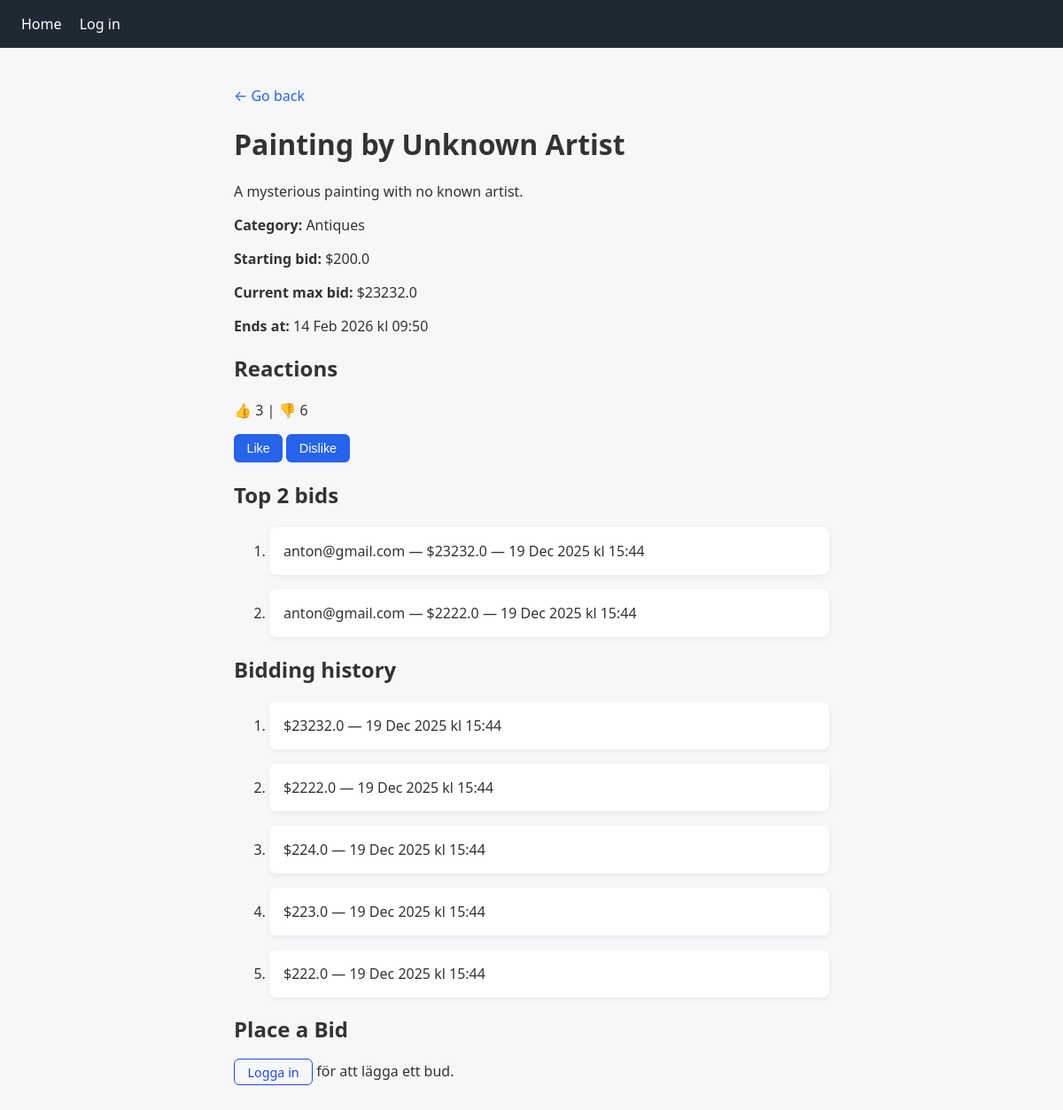
The app's page /auctions/3, older data.
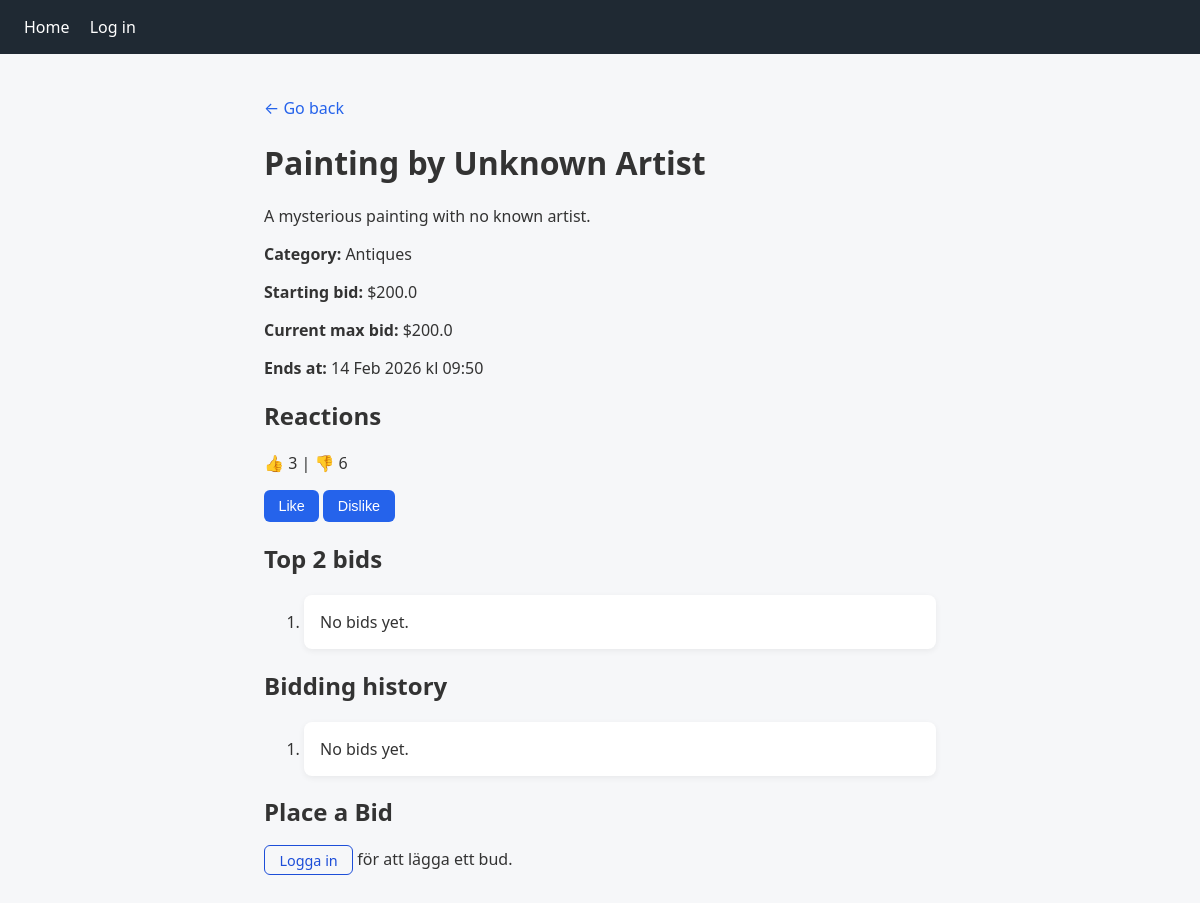
The same page, newer data.
### models/auction.py (models this page shows)
class Auction(db.Model):
    __tablename__ = 'auctions'
    id = db.Column(db.Integer, primary_key=True)
    title = db.Column(db.String(50), unique=True, nullable=False)
    description = db.Column(db.String(10), nullable=False)
    category = db.Column(db.String(20), nullable=False)
    starting_bid = db.Column(db.Float, nullable=False)
    start_at = db.Column(db.DateTime, server_default=db.func.now())
    end_at = db.Column(db.DateTime, nullable=False)
    image_url = db.Column(db.String(200), nullable=True) # URL till bild

### models/bid.py (models this page shows)
class Bid(db.Model):
    __tablename__ = 'bids'
    id = db.Column(db.Integer, primary_key=True)
    auction_id = db.Column(db.Integer, db.ForeignKey('auctions.id'), nullable=False)
    bidder_email = db.Column(db.String(120), db.ForeignKey('users.email'), nullable=False)
    amount = db.Column(db.Float, nullable=False)
    created_at = db.Column(db.DateTime, server_default=db.func.now())

### blueprints/auctions/auctions_routes.py (the view)
@auctions_bp.route('/<int:auction_id>')
def auctions_detail(auction_id):
    auction = auction_repo.get_auction_by_id(auction_id)
    top2 = bid_repo.get_top_2(auction_id)
    history = auction_repo.get_bidding_history(auction_id)
    current_max = top2[0].amount if top2 else auction.starting_bid
    likes = reactions_repo.count(auction_id, kind='like')
    dislikes = reactions_repo.count(auction_id, kind='dislike')
    return render_template('auctions_detail.html', auction=auction, history=history, top2=top2, current_max=current_max, likes=likes, dislikes=dislikes)

### dbrepository/auction_repo.py (called while the page is built)
    def get_auction_by_id(self, auction_id):
        return Auction.query.get_or_404(auction_id)

    def get_bidding_history(self, auction_id):
        return (Bid.query
                .filter_by(auction_id=auction_id)
                .order_by(Bid.created_at.desc())
                .all())

### dbrepository/bid_repo.py (called while the page is built)
    def get_top_2(self, auction_id):
        return Bid.query.filter_by(auction_id=auction_id).order_by(Bid.amount.desc()).limit(2).all()

### dbrepository/reactions_repo.py (called while the page is built)
    def count(self, auction_id, kind):
        return Reaction.query.filter_by(auction_id=auction_id, kind=kind).count()

### blueprints/auctions/templates/auctions_detail.html (shortened to what this page needs)
{% extends "base.html" %}
{% block content %}
    <p><a class="non-decoration" href="{{ url_for('auctions_bp.auctions_list') }}">← Go back</a></p>
    <h1>{{ auction.title }}</h1>
    <p>{{ auction.description }}</p>
    <p><b>Category:</b> {{ auction.category }}</p>
    <p><b>Starting bid:</b> ${{ auction.starting_bid }}</p>
    <p><b>Current max bid:</b> ${{ current_max }}</p>
    <p><b>Ends at:</b> {{ auction.end_at.strftime("%d %b %Y kl %H:%M") }}</p>
    <h2>Reactions</h2>
  <p>👍 {{ likes }} | 👎 {{ dislikes }}</p>
  <form method="post" action="{{ url_for('auctions_bp.react', auction_id=auction.id) }}">
    <button class="button" name="kind" value="like">Like</button>
    <button class="button" name="kind" value="dislike">Dislike</button>
  </form>
  <h2>Top 2 bids</h2>
  <ol>
    {% for bid in top2 %}
      <li>{{ bid.bidder_email }} — ${{ bid.amount }} — {{ bid.created_at.strftime("%d %b %Y kl %H:%M") }}</li>
    {% else %}
      <li>No bids yet.</li>
    {% endfor %}
  </ol>
  <h2>Bidding history</h2>
  <ol>
    {% for b in history %}
      <li>${{ b.amount }} — {{ b.created_at.strftime("%d %b %Y kl %H:%M") }}</li>
    {% else %}
      <li>No bids yet.</li>
    {% endfor %}
  </ol>
  <h2>Place a Bid</h2>
  {% if current_user.is_authenticated %}
    <form method="post" action="{{ url_for('auctions_bp.place_bid', auction_id=auction.id) }}">
        <div class="bid-email">
        <input type="radio" name="email_radio_option" value="true" checked> Use my registered email ({{ current_user.email }})
        <input type="radio" name="email_radio_option" value="false"> Use a different email
        </div>
        <br>
        <label for="bidder_email">Your Email:</label>
        <input type="email" id="bidder_email" name="bidder_email">
        <br>
        <label for="amount">Bid Amount:</label>
        <input type="number" id="amount" name="amount" step="0.01" required>
        <br>
        <button class="button" type="submit">Place Bid</button>
    </form>
  {% else %}
    <p><a class="non-decoration button-secondary" href="{{ url_for('auth_bp.login') }}">Logga in</a> för att lägga ett bud.</p>
  {% endif %}
{% endblock %}

### templates/base.html (shortened to what this page needs)
<!DOCTYPE html>
<html lang="en">
<head>
  <link rel="stylesheet" href="{{ url_for('static', filename='style.css') }}">
</head>
<body>
  <header class="header">
    <nav>
      <a href="{{ url_for('auctions_bp.auctions_list') }}">Home</a>
      {% if current_user.is_authenticated %}
      <a href="{{ url_for('auth_bp.logout') }}">Log out</a>
      {% else %}
      <a href="{{ url_for('auth_bp.login') }}">Log in</a>
      {% endif %}
    </nav>
  </header>
  <main>
    {% block content %}{% endblock %}
  </main>
</body>
</html>

### Static/style.css (style rules this page uses)
* { box-sizing: border-box; }
body { margin: 0; font-family: system-ui, -apple-system, BlinkMacSystemFont, "Segoe UI", Roboto, Oxygen, Ubuntu, Cantarell, "Open Sans", "Helvetica Neue", sans-serif; background-color: #f6f7f9; color: #333; }
main { max-width: 60vw; margin: 0 auto; padding: 1.5rem; }
.header { background: #1f2933; color: white; padding: 1rem 1.5rem; }
.header a { color: white; text-decoration: none; margin-right: 1rem; }
li { background: white; padding: 1rem; margin-top: 1rem; margin-bottom: 1rem; border-radius: 8px; box-shadow: 0 2px 6px rgba(0,0,0,0.06); }
a { color: #2563eb; }
form { margin: 0.5rem 0; }
.non-decoration { text-decoration: none; }
.button { background: #2563eb; color: white; border: none; padding: 0.5rem 0.9rem; border-radius: 6px; cursor: pointer; font-size: 0.9rem; }
.button-secondary { color: #1d4ed8; border: 1px solid #1d4ed8; padding: 0.3rem 0.9rem; border-radius: 6px; cursor: pointer; font-size: 0.9rem; text-decoration: none; }

Row changes from the older to the newer data that the page shows:
removed Bid: amount "23232.0", bidder_email "anton@gmail.com", created_at "19 Dec 2025 kl 15:44"
removed Bid: bidder_email "anton@gmail.com", amount "2222.0", created_at "19 Dec 2025 kl 15:44"
removed Bid: amount "224.0", created_at "19 Dec 2025 kl 15:44", shown under "Bidding history"
removed Bid: amount "223.0", created_at "19 Dec 2025 kl 15:44", shown under "Bidding history"
removed Bid: amount "222.0", created_at "19 Dec 2025 kl 15:44", shown under "Bidding history"
Text that changed along with them:
{{ current_max }}: "23232.0" → "200.0"
text now shown: "No bids yet. No bids yet."
